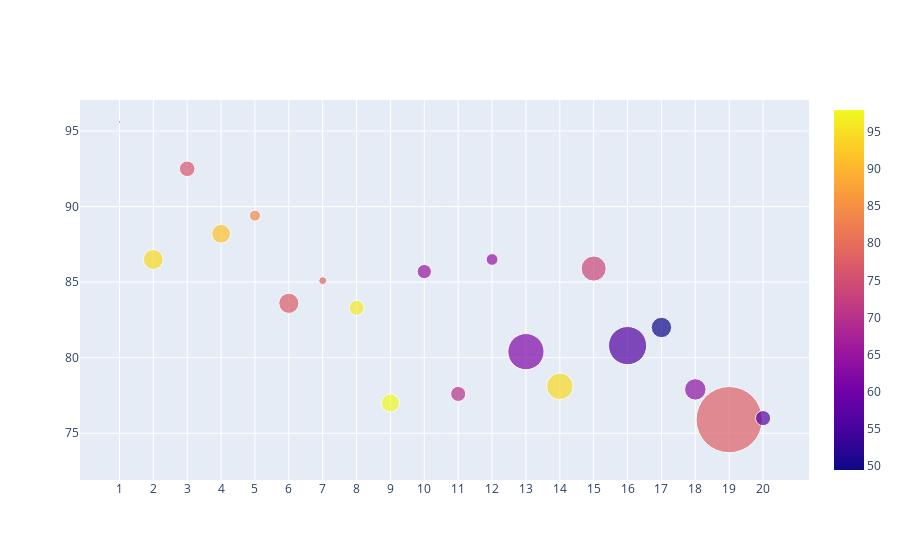

Notebook code cell kept with this figure:
### Code cell
# data preparation
df2016 = timesData[timesData.year == 2016].iloc[:20,:] # top 20
num_students_size  = [float(each.replace(',', '.')) for each in df2016.num_students] #2,4(str) => 2.4(float)
international_color = [float(each) for each in df2016.international]
data = [
    {
        'y': df2016.teaching,
        'x': df2016.world_rank,
        'mode': 'markers', # noktalar
        'marker': { # buble plot features
            'color': international_color, # uluslararası puanı en yüksek üniversitenin rengi sarı=zurich
            'size': num_students_size, # öğrenci sayısı ile buble size doğru orantılı => en kalabalık üniversite=toranto 
            'showscale': True
        },
        "text" :  df2016.university_name    
    }
]
iplot(data)

### Figure 1 — Plotly figure (JSON) as saved in the notebook; plotly's stock layout.template omitted (floating-point values rounded to 4 significant figures)
{"data": [{"marker": {"color": [64, 94.4, 76.3, 91.5, 84, 77.2, 78.5, 96, 97.9, 65, 70, 64.3, 61.9, 94.4, 73.5, 56.4, 49.5, 63.9, 77.8, 56.5], "showscale": true, "size": [2.243, 19.92, 15.6, 18.81, 11.07, 20.15, 7.929, 15.06, 18.18, 14.22, 15.13, 11.75, 36.19, 26.61, 25.05, 38.21, 20.38, 21.42, 66.2, 15.17]}, "mode": "markers", "text": ["California Institute of Technology", "University of Oxford", "Stanford University", "University of Cambridge", "Massachusetts Institute of Technology", "Harvard University", "Princeton University", "Imperial College London", "ETH Zurich – Swiss Federal Institute of Technology Zurich", "University of Chicago", "Johns Hopkins University", "Yale University", "University of California, Berkeley", "University College London", "Columbia University", "University of California, Los Angeles", "University of Pennsylvania", "Cornell University", "University of Toronto", "Duke University"], "type": "scatter", "x": ["1", "2", "3", "4", "5", "6", "7", "8", "9", "10", "11", "12", "13", "14", "15", "16", "17", "18", "19", "20"], "y": [95.6, 86.5, 92.5, 88.2, 89.4, 83.6, 85.1, 83.3, 77, 85.7, 77.6, 86.5, 80.4, 78.1, 85.9, 80.8, 82, 77.9, 75.9, 76]}], "layout": {}}
